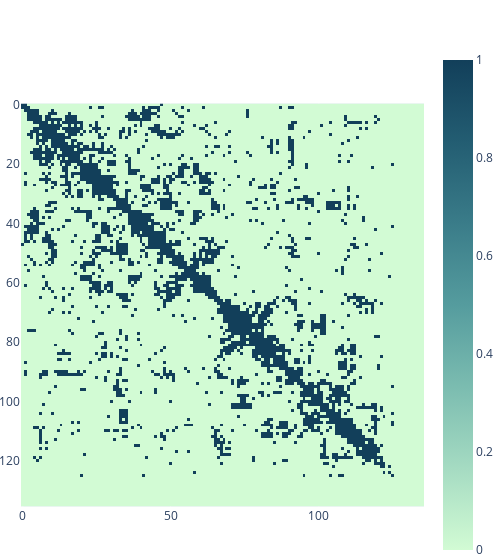

The notebook cell this image was saved under:
### Code cell
chrom1_cell1_map = next(iter(sc_hic_dataloader))
print(chrom1_cell1_map.shape)
vis.visualize_contact_map(chrom1_cell1_map.squeeze(),zmax=1)

### Figure 1 — Plotly figure (JSON) as saved in the notebook; plotly's stock layout.template omitted (floating-point values rounded to 4 significant figures; data arrays with more than 128 entries replaced by an {"elided": "..."} marker saying what was removed)
{"data": [{"coloraxis": "coloraxis", "hovertemplate": "x: %{x}<br>y: %{y}<br>color: %{z}<extra></extra>", "name": "0", "type": "heatmap", "xaxis": "x", "yaxis": "y", "z": {"elided": "136x136 int values"}}], "layout": {"coloraxis": {"cmax": 1, "cmin": 0, "colorscale": [[0, "rgb(210, 251, 212)"], [0.1667, "rgb(165, 219, 194)"], [0.3333, "rgb(123, 188, 176)"], [0.5, "rgb(85, 156, 158)"], [0.6667, "rgb(58, 124, 137)"], [0.8333, "rgb(35, 93, 114)"], [1, "rgb(18, 63, 90)"]]}, "margin": {"b": 0, "l": 0, "r": 0, "t": 50}, "title": {"text": ""}, "width": 500, "xaxis": {"anchor": "y", "constrain": "domain", "domain": [0, 1], "scaleanchor": "y"}, "yaxis": {"anchor": "x", "autorange": "reversed", "constrain": "domain", "domain": [0, 1]}}}
